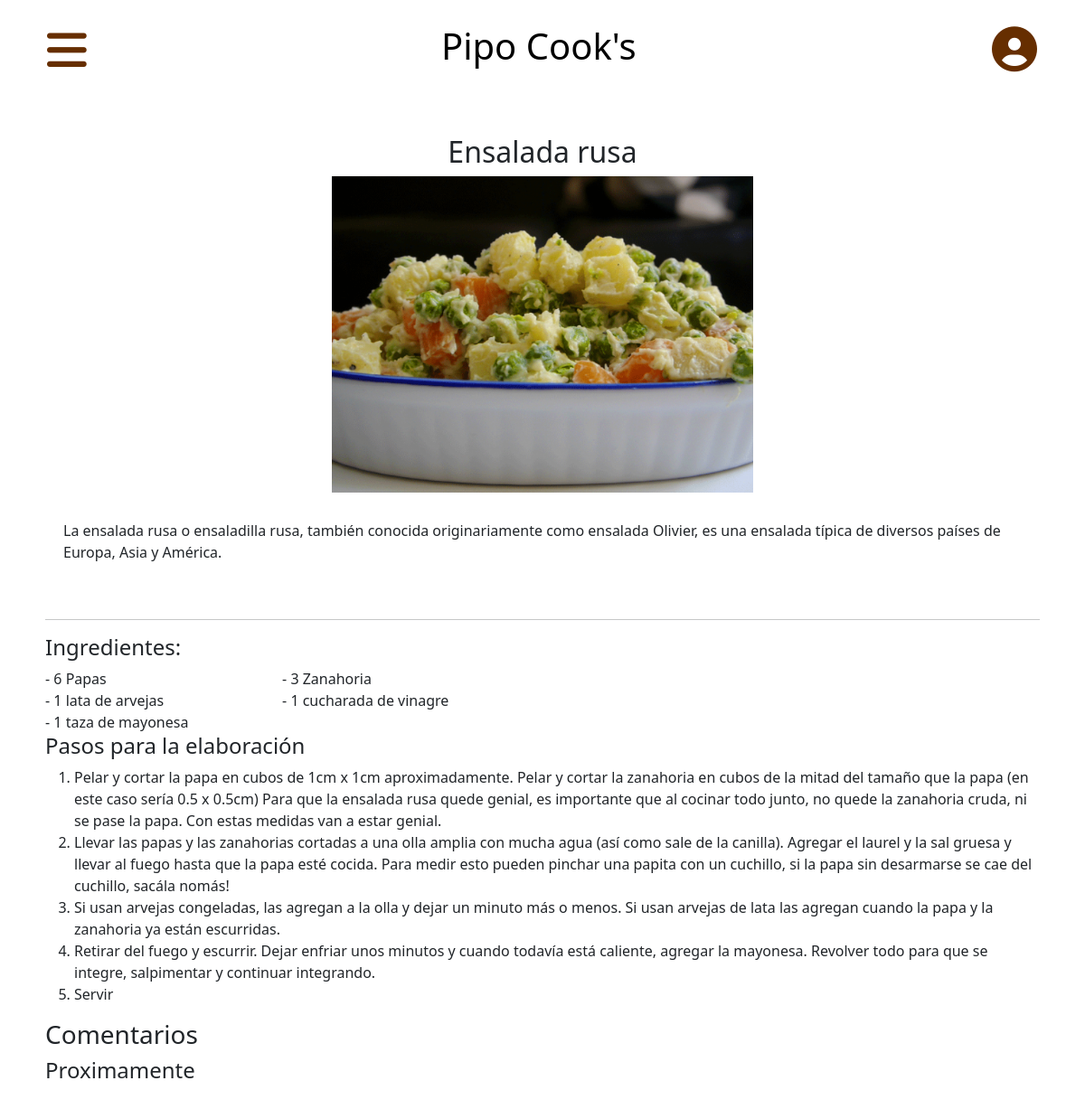
Page /pipocooks-PHP/templates/receta.php?idUsuario=1&idReceta=2 on the committed database.
### tables this page shows
CREATE TABLE `recetas` (
  `idReceta` int(11) NOT NULL,
  `nombre_receta` varchar(45) NOT NULL,
  `descripcion_receta` varchar(500) NOT NULL,
  `imagen_receta` varchar(100) NOT NULL
);

CREATE TABLE `ingredientes` (
  `idIngrediente` int(11) NOT NULL,
  `nombre_ingrediente` varchar(45) NOT NULL,
  `cantidad` int(11) NOT NULL,
  `medida` varchar(45) NOT NULL,
  `idRecetaFK` int(11) NOT NULL
);

### pipocooks-PHP/templates/receta.php (the view, shortened to what this page needs)
<?php
$idUsuario = $_REQUEST["idUsuario"];
$idReceta = $_REQUEST["idReceta"];
$dbh = new PDO("mysql:host=$host;dbname=$dbname", $user, $pwd);
$consultaReceta = $dbh->prepare("select * from recetas where idReceta=" . $idReceta);
$consultaReceta->execute();
while($resultadoReceta = $consultaReceta->fetch(PDO::FETCH_ASSOC))
{
    $nombreReceta =  $resultadoReceta['nombre_receta'];
    $descripcionReceta =  $resultadoReceta['descripcion_receta'];
    $imagenReceta = $resultadoReceta['imagen_receta'];
}
$consultaIngredientes = $dbh->prepare("select * from ingredientes where idRecetaFK=" . $idReceta);
$consultaIngredientes->execute();
while($resultadoIngrediente = $consultaIngredientes->fetch(PDO::FETCH_ASSOC))
{
    $nombreIngrediente[] =  trim($resultadoIngrediente['nombre_ingrediente']);
    $cantidadIngrediente[] =  $resultadoIngrediente['cantidad'];
    $medidaIngrediente[] = $resultadoIngrediente['medida'];
}
$consultaPasos = $dbh->prepare("select * from pasos where idRecetaFK=" . $idReceta);
$consultaPasos->execute();
while($resultadoPasos = $consultaPasos->fetch(PDO::FETCH_ASSOC))
{
    $idPasos[] = $resultadoIngrediente['idIngrediente'];
    $descripcionPasos[] =  trim($resultadoPasos['descripcion_pasos']);
}
?>
<!DOCTYPE html>
<html lang="en">
<head>
    <link rel="stylesheet" href="../css/styles-index.css">
    <link rel="stylesheet" href="../css/styles-receta.css">
    <link href="https://cdn.jsdelivr.net/npm/bootstrap@5.1.3/dist/css/bootstrap.min.css" rel="stylesheet">
    <link href="https://cdn.jsdelivr.net/npm/bootstrap@5.2.1/dist/css/bootstrap.min.css" rel="stylesheet">
</head>
<body>
    <header class="header">
        <div class="nav" style="display: flex; justify-content: space-between;">
            <button class="btn btn-primary quitacolor" type="button" data-bs-toggle="offcanvas" data-bs-target="#offcanvasExample" aria-controls="offcanvasExample">
                <i class="fa-solid fa-bars" style="font-size: 50px;"></i>
            </button>
            <a href='../index.php?idUsuario=<?php echo $idUsuario ?>'><h1>Pipo Cook's</h1></a>
            <div class="dropdown">
                <button class="btn" type="button" id="dropdownMenuButton1" data-bs-toggle="dropdown" aria-expanded="false" style="font-size: 50px; text-align: end;"><i class="fa-solid fa-circle-user"></i>
                </button>
            </div>
        </div>
    </header>
    <main class="main espaciado">
        <div class="headerReceta">
            <h2><?php
            echo $nombreReceta; ?></h2>
        </div>
        <div class="receta">
            <img src="../img/<?php echo $imagenReceta; ?>" alt="<?php echo $nombreReceta; ?>" height="350px">
            <p class="descripcion"><?php echo $descripcionReceta; ?></p>
        </div>
        <hr>
        <section class="ingredientes">
            <h4 style="grid-area: ingredientes;">Ingredientes:</h4>
            <?php
            for($i = 0; $i < sizeof($nombreIngrediente); $i++){
                        ?>
            <div>- <?php echo $cantidadIngrediente[$i];
            if($medidaIngrediente[$i] != "unidad"){
                echo " ", $medidaIngrediente[$i], " de ";
                }
                echo " ", $nombreIngrediente[$i];?></div>
            <?php } ?>
        </section>
        <section class="pasos">
            <h4>Pasos para la elaboración</h4>
            <ol style="font-size: 16px;">
            <?php
            for($i = 0; $i < sizeof($idPasos); $i++){
                ?>
                <li><?php echo $descripcionPasos[$i]; ?></li>
                <?php } ?>
            </ol>
        </section>
        <section class="comentarios">
            <h3>Comentarios</h3>
            <h4>Proximamente</h4>
        </section>
    </main>
</body>
</html>

### pipocooks-PHP/css/styles-index.css (style rules this page uses)
* { margin: 0; padding: 0; text-decoration: none; }
body { display: flex; flex-direction: column; height: max-content; }
:root { --color-fuente: hsl(27, 100%, 20%); }
.btn-primary { background-color: white !important; border: none !important; }
.nav { margin: 10px 40px 0 40px; align-items: center; }
.fa-circle-user { color: var(--color-fuente); }
.fa-bars { color: var(--color-fuente); }

### pipocooks-PHP/css/styles-receta.css (style rules this page uses)
* { padding: 0; margin: 0; box-sizing: border-box; }
.espaciado { width: 100%; padding: 50px; margin: auto; }
.receta { display: grid; justify-items: center; }
.descripcion { padding: 30px 20px; }
.ingredientes { display: grid; grid-template-rows: auto auto; grid-template-areas: "ingredientes ingredientes"; width: 50%; }
.nav a { text-decoration: none; color: black; }
.headerReceta { text-align: center; }

### rows in the picture
recetas: nombre_receta "Ensalada rusa", imagen_receta (picture), descripcion_receta "La ensalada rusa o ensaladilla rusa, también conocida originariamente como ensalada Olivier, es una ensalada típica de diversos países de Europa, Asia y América."
ingredientes: idIngrediente "6", cantidad "1"

### other values in the picture
$nombreIngrediente[$i] "Papas"
$cantidadIngrediente[$i] "3"
$nombreIngrediente[$i] "Zanahoria"
$medidaIngrediente[$i] "lata"
$nombreIngrediente[$i] "arvejas"
$medidaIngrediente[$i] "cucharada"
$nombreIngrediente[$i] "vinagre"
$medidaIngrediente[$i] "taza"
$nombreIngrediente[$i] "mayonesa"
$descripcionPasos[$i] "Si usan arvejas congeladas, las agregan a la olla y dejar un minuto más o menos. Si usan arvejas de lata las agregan cuando la papa y la zanahoria ya están escurridas."
$descripcionPasos[$i] "Retirar del fuego y escurrir. Dejar enfriar unos minutos y cuando todavía está caliente, agregar la mayonesa. Revolver todo para que se integre, salpimentar y continuar integrando."
$descripcionPasos[$i] "Servir"
